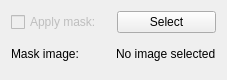
<?xml version="1.0" encoding="UTF-8"?>
<ui version="4.0">
 <class>MaskWidget</class>
 <widget class="QWidget" name="MaskWidget">
  <property name="geometry">
   <rect>
    <x>0</x>
    <y>0</y>
    <width>227</width>
    <height>80</height>
   </rect>
  </property>
  <property name="windowTitle">
   <string>Form</string>
  </property>
  <layout class="QGridLayout" name="gridLayout">
   <item row="0" column="0">
    <layout class="QVBoxLayout" name="verticalLayout">
     <item>
      <layout class="QHBoxLayout" name="horizontalLayout_2">
       <item>
        <widget class="QCheckBox" name="applyMaskCheckBox">
         <property name="enabled">
          <bool>false</bool>
         </property>
         <property name="toolTip">
          <string>&lt;html&gt;&lt;head/&gt;&lt;body&gt;&lt;p&gt;apply mask to the image&lt;/p&gt;&lt;/body&gt;&lt;/html&gt;</string>
         </property>
         <property name="text">
          <string>Apply mask:</string>
         </property>
        </widget>
       </item>
       <item>
        <widget class="QPushButton" name="fileSelectPushButton">
         <property name="toolTip">
          <string>&lt;html&gt;&lt;head/&gt;&lt;body&gt;&lt;p&gt;select file for the mask&lt;/p&gt;&lt;/body&gt;&lt;/html&gt;</string>
         </property>
         <property name="text">
          <string>Select</string>
         </property>
        </widget>
       </item>
      </layout>
     </item>
     <item>
      <layout class="QHBoxLayout" name="horizontalLayout">
       <item>
        <widget class="QLabel" name="label">
         <property name="toolTip">
          <string>&lt;html&gt;&lt;head/&gt;&lt;body&gt;&lt;p&gt;mask image file name&lt;/p&gt;&lt;/body&gt;&lt;/html&gt;</string>
         </property>
         <property name="text">
          <string>Mask image:</string>
         </property>
        </widget>
       </item>
       <item>
        <widget class="QLabel" name="fileNameLabel">
         <property name="toolTip">
          <string>&lt;html&gt;&lt;head/&gt;&lt;body&gt;&lt;p&gt;mask image file name&lt;/p&gt;&lt;/body&gt;&lt;/html&gt;</string>
         </property>
         <property name="text">
          <string>No image selected</string>
         </property>
        </widget>
       </item>
      </layout>
     </item>
    </layout>
   </item>
  </layout>
 </widget>
 <resources/>
 <connections/>
</ui>
